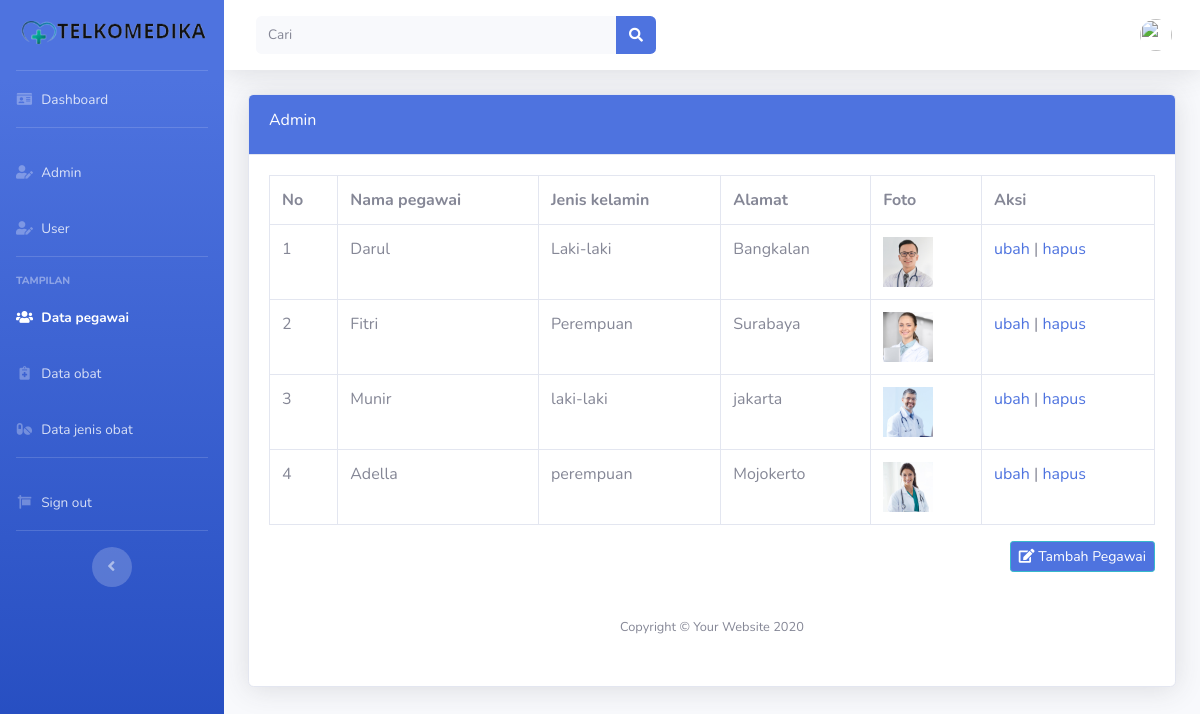
/admin/pegawai.php (signed in), run on the app's committed database.
### tables this page shows
CREATE TABLE `pegawai` (
  `id_pegawai` int(11) NOT NULL,
  `nama_pegawai` varchar(100) NOT NULL,
  `jenis_kelamin` varchar(100) NOT NULL,
  `alamat` text NOT NULL,
  `foto` varchar(250) NOT NULL
);

### admin/functions.php (called while the page is built, shortened)
<?php
$conn = mysqli_connect("localhost", "root", "", "telkomedika");
function query($query) {
    global $conn;
    $result = mysqli_query($conn, $query);
    $rows = [];
    while( $row = mysqli_fetch_assoc($result) ) {
        $rows[] = $row;
    }
    return $rows;
}
?>

### admin/pegawai.php (the view, shortened to what this page needs)
<?php
require 'functions.php';
$pegawai = query("SELECT * FROM pegawai");
?>
<!DOCTYPE html>
<html lang="en">
<head>
    <link href="vendor/fontawesome-free/css/all.min.css" rel="stylesheet" type="text/css">
    <link href="css/sb-admin-2.min.css" rel="stylesheet">
</head>
<body id="page-top">
    <div id="wrapper">
        <ul class="navbar-nav bg-gradient-primary sidebar sidebar-dark accordion" id="accordionSidebar">
            <a class="sidebar-brand d-flex align-items-center justify-content-center" href="index.php">
                <div class="sidebar-brand-icon">
                <img class="sidebar-card-illustration mb-2" src="img/logotrans.png" alt="" style="width: 200px;">
                </div>
            </a>
            <hr class="sidebar-divider my-0">
            <li class="nav-item">
                <a class="nav-link" href="index.php">
                    <i class="fas fa-fw fa-id-card"></i>
                    <span> Dashboard</span></a>
            </li>
            <hr class="sidebar-divider">
            <li class="nav-item">
                <a class="nav-link" href="admin.php">
                    <i class="fas fa-fw fa-user-edit"></i>
                    <span>Admin</span></a>
            </li>
            <li class="nav-item">
                <a class="nav-link" href="user.php">
                    <i class="fas fa-fw fa-user-edit"></i>
                    <span>User</span></a>
            </li>
             <hr class="sidebar-divider">
            <div class="sidebar-heading">
                Tampilan
            </div>
            <li class="nav-item active">
                <a class="nav-link" href="pegawai.php">
                    <i class="fas fa-fw fa-users"></i>
                        <span>Data pegawai</span></a>
            </li>
            <li class="nav-item">
                <a class="nav-link" href="dataobat.php">
                    <i class="fas fa-fw fa-notes-medical"></i>
                        <span>Data obat</span></a>
            </li>
            <li class="nav-item">
                <a class="nav-link" href="jenisobat.php">
                    <i class="fas fa-fw fa-pills"></i>
                        <span>Data jenis obat</span></a>
            </li>
            <hr class="sidebar-divider">
            <li class="nav-item">
                <a class="nav-link" href="logout.php" data-toggle="modal" data-target="#logoutModal">
                    <i class="fas fa-fw fa-sign"></i>
                    <span>Sign out</span></a>
            </li>
            <hr class="sidebar-divider d-none d-md-block">
            <div class="text-center d-none d-md-inline">
                <button class="rounded-circle border-0" id="sidebarToggle"></button>
            </div>
        </ul>
        <div id="content-wrapper" class="d-flex flex-column">
            <div id="content">
                <nav class="navbar navbar-expand navbar-light bg-white topbar mb-4 static-top shadow">
                    <form action="" method="post"
                        class="d-none d-sm-inline-block form-inline mr-auto ml-md-3 my-2 my-md-0 mw-100 navbar-search">
                        <div class="input-group">
                            <input type="text" name="keyword" class="form-control bg-light border-0 small" placeholder="Cari"
                                aria-label="Search" aria-describedby="basic-addon2" autofocus autocomplete="off">
                            <div class="input-group-append">
                                <button class="btn btn-primary" type="submit" name="cari">
                                    <i class="fas fa-search fa-sm"></i>
                                </button>
                            </div>
                        </div>
                    </form>
                    <ul class="navbar-nav ml-auto">
                        <li class="nav-item dropdown no-arrow">
                            <a class="nav-link dropdown-toggle" href="#" id="userDropdown" role="button"
                                data-toggle="dropdown" aria-haspopup="true" aria-expanded="false">
                                <img class="img-profile rounded-circle"
                                    src="img/upload/<?php echo $foto; ?>">
                            </a>
                        </li>
                    </ul>
                </nav>
                 <div class="container-fluid">
<div class="card shadow mb-4">
    <div class="card-header py-3" style="background: #4e73df;" style="margin-top: 5px;">
        <h6 style="color: white;">Admin</h6>
    </div>
    <div class="card-body">
        <div class="table-responsive">
            <table class="table table-bordered" id="dataTable" width="100%" cellspacing="0">
                    <tr>
                        <th>No</th>
                        <th>Nama pegawai</th>
                        <th>Jenis kelamin</th>
                        <th>Alamat</th>
                        <th>Foto</th>
                        <th>Aksi</th>
                    </tr>
                    <?php $i = 1; ?>
                    <?php foreach ($pegawai as $row) : ?>
                    <tr>
                        <td><?= $i; ?></td>
                        <td><?= $row["nama_pegawai"]; ?></td>
                        <td><?= $row["jenis_kelamin"]; ?></td>
                        <td><?= $row["alamat"]; ?></td>
                        <td><img src="img/upload/<?= $row["foto"]; ?>" width="50"></td>
                        <td>
                            <a href="ubah_pegawai.php?id_pegawai=<?= $row["id_pegawai"]; ?>">ubah</a> |
                            <a href="hapus_pegawai.php?id_pegawai=<?= $row["id_pegawai"]; ?>" onclick="return confirm('yakin ingin menghapus?');">hapus</a>
                        </td>
                    </tr>
                    <?php $i++; ?>
                    <?php endforeach; ?>
            </table>
            <a href="tambah_pegawai.php" class="btn btn-sm btn-info float-right" style="background-color: #4e73df;"><i class="fas fa-edit" style="background-color: #4e73df;"></i> Tambah Pegawai</a>
            <br></br>
            <footer class="sticky-footer bg-white">
                <div class="container my-auto">
                    <div class="copyright text-center my-auto">
                        <span>Copyright &copy; Your Website 2020</span>
                    </div>
                </div>
            </footer>
        </div>
    </div>
</body>
</html>

### data on the page
pegawai: nama_pegawai "Darul", jenis_kelamin "Laki-laki", alamat "Bangkalan", foto (picture)
pegawai: nama_pegawai "Fitri", jenis_kelamin "Perempuan", alamat "Surabaya", foto (picture)
pegawai: nama_pegawai "Munir", jenis_kelamin "laki-laki", alamat "jakarta", foto (picture)
pegawai: nama_pegawai "Adella", jenis_kelamin "perempuan", alamat "Mojokerto", foto (picture)
